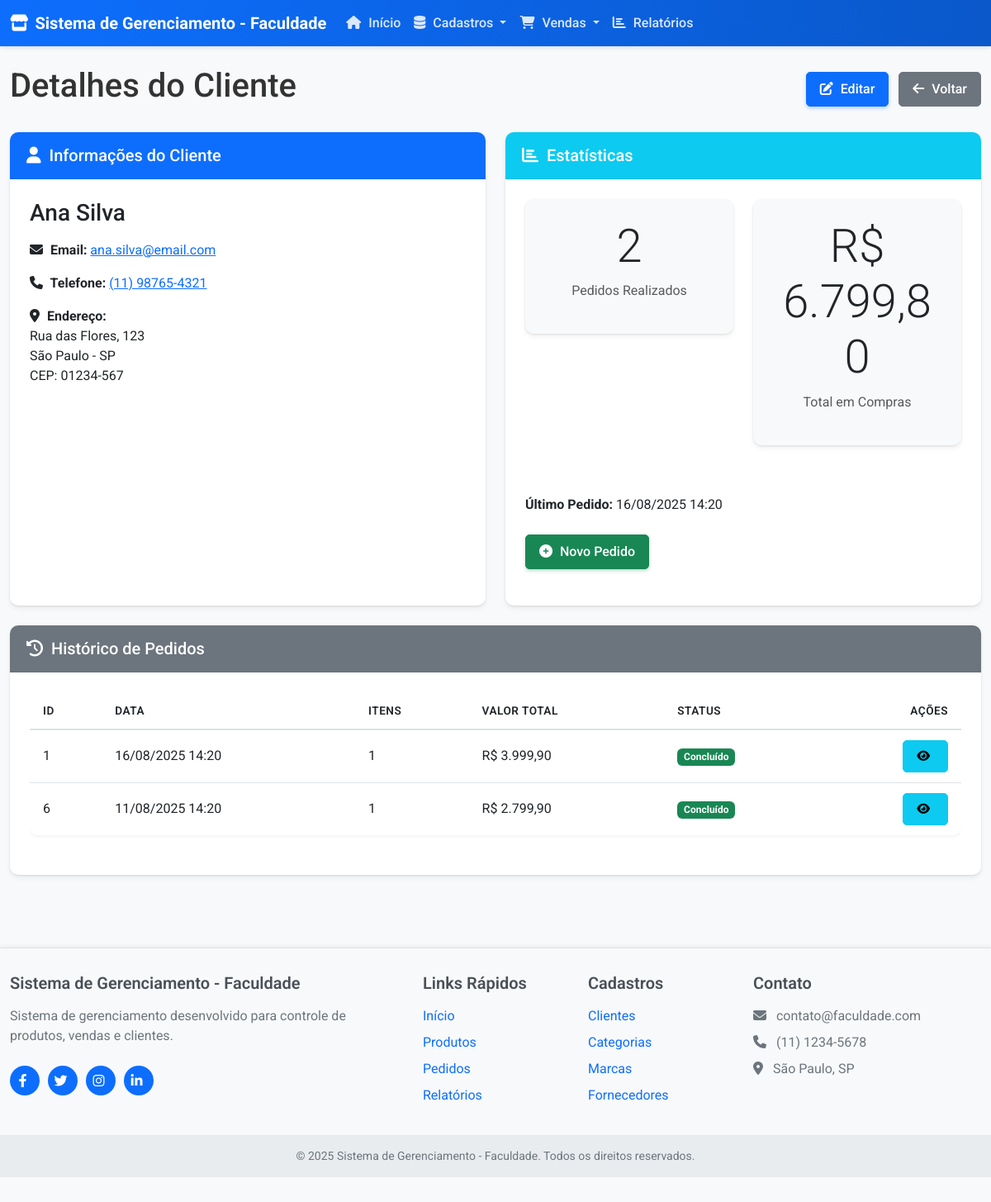
/pages/cliente-detalhes.php?id=1, run on the app's committed database.
### tables this page shows
CREATE TABLE IF NOT EXISTS cliente (
    IDCLIENTE INT AUTO_INCREMENT PRIMARY KEY,
    NOME VARCHAR(100) NOT NULL,
    EMAIL VARCHAR(100),
    TELEFONE VARCHAR(20),
    ENDERECO VARCHAR(200),
    CIDADE VARCHAR(100),
    ESTADO VARCHAR(2),
    CEP VARCHAR(10),
    DATACADASTRO TIMESTAMP DEFAULT CURRENT_TIMESTAMP
);

CREATE TABLE IF NOT EXISTS pedido (
    IDPEDIDO INT AUTO_INCREMENT PRIMARY KEY,
    IDCLIENTE INT,
    DATAPEDIDO TIMESTAMP DEFAULT CURRENT_TIMESTAMP,
    VALORTOTAL DECIMAL(10,2) NOT NULL DEFAULT 0,
    STATUS VARCHAR(50) DEFAULT 'Pendente',
    OBSERVACOES TEXT,
    FOREIGN KEY (IDCLIENTE) REFERENCES cliente(IDCLIENTE) ON DELETE SET NULL
);

### includes/database.php (called while the page is built, shortened)
<?php
class Database {
    private $host = DB_HOST;
    private $user = DB_USER;
    private $pass = DB_PASS;
    private $dbname = DB_NAME;
    private $conn;
    private $stmt;
    public function __construct() {
        $dsn = 'mysql:host=' . $this->host . ';dbname=' . $this->dbname;
        $options = array(
            PDO::ATTR_PERSISTENT => true,
            PDO::ATTR_ERRMODE => PDO::ERRMODE_EXCEPTION,
            PDO::ATTR_DEFAULT_FETCH_MODE => PDO::FETCH_ASSOC,
            PDO::MYSQL_ATTR_INIT_COMMAND => 'SET NAMES utf8'
        );
        try {
            $this->conn = new PDO($dsn, $this->user, $this->pass, $options);
        } catch(PDOException $e) {
            $this->error = $e->getMessage();
            echo 'Erro de conexão: ' . $this->error;
        }
    }
    public function query($sql, $params = []) {
        $this->stmt = $this->conn->prepare($sql);
        if (!empty($params)) {
            $i = 1;
            foreach ($params as $param) {
                $this->stmt->bindValue($i++, $param);
            }
        }
        $this->execute();
        return $this->stmt;
    }
    public function execute() {
        return $this->stmt->execute();
    }
}
?>

### pages/cliente-detalhes.php (the view, shortened to what this page needs)
<?php
require_once '../includes/database.php';
$db = new Database();
$id = (int)$_GET['id'];
$query = $db->query("SELECT * FROM cliente WHERE IDCLIENTE = ?", [$id]);
$cliente = $query ? $query->fetch() : null;
$query = $db->query(
    "SELECT
        COUNT(p.IDPEDIDO) as total_pedidos,
        SUM(p.VALORTOTAL) as valor_total_pedidos,
        MAX(p.DATAPEDIDO) as ultimo_pedido
    FROM pedido p
    WHERE p.IDCLIENTE = ?",
    [$id]
);
$estatisticas = $query ? $query->fetch() : [
    'total_pedidos' => 0,
    'valor_total_pedidos' => 0,
    'ultimo_pedido' => null
];
$query = $db->query(
    "SELECT
        p.IDPEDIDO,
        p.DATAPEDIDO,
        p.VALORTOTAL,
        p.STATUS,
        COUNT(i.IDITEM) as total_itens
    FROM pedido p
    LEFT JOIN item_pedido i ON p.IDPEDIDO = i.IDPEDIDO
    WHERE p.IDCLIENTE = ?
    GROUP BY p.IDPEDIDO
    ORDER BY p.DATAPEDIDO DESC
    LIMIT 10",
    [$id]
);
$pedidos = $query ? $query->fetchAll() : [];
include '../includes/header.php';
?>
<div class="d-flex justify-content-between align-items-center mb-4">
    <h1>Detalhes do Cliente</h1>
    <div>
        <a href="cliente-form.php?id=<?php echo $cliente['IDCLIENTE']; ?>" class="btn btn-primary">
            <i class="fas fa-edit"></i> Editar
        </a>
        <a href="clientes.php" class="btn btn-secondary ms-2">
            <i class="fas fa-arrow-left"></i> Voltar
        </a>
    </div>
</div>
<div class="row">
    <div class="col-md-6 mb-4">
        <div class="card h-100">
            <div class="card-header bg-primary text-white">
                <h5 class="card-title mb-0"><i class="fas fa-user"></i> Informações do Cliente</h5>
            </div>
            <div class="card-body">
                <h3 class="mb-3"><?php echo $cliente['NOME']; ?></h3>
                <div class="mb-3">
                    <strong><i class="fas fa-envelope"></i> Email:</strong>
                    <?php if (!empty($cliente['EMAIL'])): ?>
                        <a href="mailto:<?php echo $cliente['EMAIL']; ?>"><?php echo $cliente['EMAIL']; ?></a>
                    <?php else: ?>
                        <span class="text-muted">Não informado</span>
                    <?php endif; ?>
                </div>
                <div class="mb-3">
                    <strong><i class="fas fa-phone"></i> Telefone:</strong>
                    <?php if (!empty($cliente['TELEFONE'])): ?>
                        <a href="tel:<?php echo $cliente['TELEFONE']; ?>"><?php echo $cliente['TELEFONE']; ?></a>
                    <?php else: ?>
                        <span class="text-muted">Não informado</span>
                    <?php endif; ?>
                </div>
                <div class="mb-3">
                    <strong><i class="fas fa-map-marker-alt"></i> Endereço:</strong>
                    <?php if (!empty($cliente['ENDERECO'])): ?>
                        <address>
                            <?php echo $cliente['ENDERECO']; ?><br>
                            <?php if (!empty($cliente['CIDADE']) || !empty($cliente['ESTADO'])): ?>
                                <?php echo !empty($cliente['CIDADE']) ? $cliente['CIDADE'] : ''; ?>
                                <?php echo !empty($cliente['ESTADO']) ? ' - ' . $cliente['ESTADO'] : ''; ?><br>
                            <?php endif; ?>
                            <?php echo !empty($cliente['CEP']) ? 'CEP: ' . $cliente['CEP'] : ''; ?>
                        </address>
                    <?php else: ?>
                        <span class="text-muted">Não informado</span>
                    <?php endif; ?>
                </div>
            </div>
        </div>
    </div>
    <div class="col-md-6 mb-4">
        <div class="card h-100">
            <div class="card-header bg-info text-white">
                <h5 class="card-title mb-0"><i class="fas fa-chart-bar"></i> Estatísticas</h5>
            </div>
            <div class="card-body">
                <div class="row">
                    <div class="col-md-6 mb-4">
                        <div class="card bg-light">
                            <div class="card-body text-center">
                                <h2 class="display-4"><?php echo $estatisticas['total_pedidos'] ?: 0; ?></h2>
                                <p class="text-muted">Pedidos Realizados</p>
                            </div>
                        </div>
                    </div>
                    <div class="col-md-6 mb-4">
                        <div class="card bg-light">
                            <div class="card-body text-center">
                                <h2 class="display-4">
                                    R$ <?php echo number_format($estatisticas['valor_total_pedidos'] ?: 0, 2, ',', '.'); ?>
                                </h2>
                                <p class="text-muted">Total em Compras</p>
                            </div>
                        </div>
                    </div>
                </div>
                <div class="mt-3">
                    <strong>Último Pedido:</strong>
                    <?php if (!empty($estatisticas['ultimo_pedido'])): ?>
                        <?php echo date('d/m/Y H:i', strtotime($estatisticas['ultimo_pedido'])); ?>
                    <?php else: ?>
                        <span class="text-muted">Nenhum pedido realizado</span>
                    <?php endif; ?>
                </div>
                <div class="mt-4">
                    <a href="pedido-form.php?cliente=<?php echo $cliente['IDCLIENTE']; ?>" class="btn btn-success">
                        <i class="fas fa-plus-circle"></i> Novo Pedido
                    </a>
                </div>
            </div>
        </div>
    </div>
</div>
<div class="card mb-4">
    <div class="card-header bg-secondary text-white">
        <h5 class="card-title mb-0"><i class="fas fa-history"></i> Histórico de Pedidos</h5>
    </div>
    <div class="card-body">
        <?php if (count($pedidos) > 0): ?>
            <div class="table-responsive">
                <table class="table table-hover">
                    <thead>
                        <tr>
                            <th>ID</th>
                            <th>Data</th>
                            <th>Itens</th>
                            <th>Valor Total</th>
                            <th>Status</th>
                            <th class="text-end">Ações</th>
                        </tr>
                    </thead>
                    <tbody>
                        <?php foreach ($pedidos as $pedido): ?>
                            <tr>
                                <td><?php echo $pedido['IDPEDIDO']; ?></td>
                                <td><?php echo date('d/m/Y H:i', strtotime($pedido['DATAPEDIDO'])); ?></td>
                                <td><?php echo $pedido['total_itens']; ?></td>
                                <td>R$ <?php echo number_format($pedido['VALORTOTAL'], 2, ',', '.'); ?></td>
                                <td>
                                    <?php
                                    $statusClass = '';
                                    switch ($pedido['STATUS']) {
                                        case 'Concluído':
                                            $statusClass = 'success';
                                            break;
                                    }
                                    ?>
                                    <span class="badge bg-<?php echo $statusClass; ?>">
                                        <?php echo $pedido['STATUS']; ?>
                                    </span>
                                </td>
                                <td class="text-end">
                                    <a href="pedido-detalhes.php?id=<?php echo $pedido['IDPEDIDO']; ?>" class="btn btn-sm btn-info">
                                        <i class="fas fa-eye"></i>
                                    </a>
                                </td>
                            </tr>
                        <?php endforeach; ?>
                    </tbody>
                </table>
            </div>
        <?php else: ?>
            <div class="alert alert-info">
                <i class="fas fa-info-circle"></i> Este cliente ainda não realizou nenhum pedido.
            </div>
        <?php endif; ?>
    </div>
</div>
<?php
include '../includes/footer.php';
?>

### assets/css/style.css (style rules this page uses)
body { font-family: 'Roboto', sans-serif; background-color: #f8f9fa; color: #333; min-height: 100vh; display: flex; flex-direction: column; }
.card { border-radius: 10px; box-shadow: 0 4px 6px rgba(0, 0, 0, 0.05), 0 1px 3px rgba(0, 0, 0, 0.1); transition: transform 0.3s, box-shadow 0.3s; margin-bottom: 20px; border: none; overflow: hidden; }
.card-header { font-weight: bold; background-color: #f8f9fa; border-bottom: 1px solid rgba(0, 0, 0, 0.05); padding: 1rem 1.25rem; }
.card-header.bg-primary, .card-header.bg-success, .card-header.bg-info, .card-header.bg-warning, .card-header.bg-danger, .card-header.bg-secondary, .card-header.bg-dark { color: white; font-weight: 600; }
.card-body { padding: 1.5rem; }
.btn { border-radius: 5px; padding: 0.5rem 1rem; transition: all 0.3s ease; position: relative; overflow: hidden; font-weight: 500; }
.btn::after { content: ''; position: absolute; top: 50%; left: 50%; width: 0; height: 0; background-color: rgba(255, 255, 255, 0.2); border-radius: 50%; transform: translate(-50%, -50%); transition: width 0.5s, height 0.5s; z-index: 1; pointer-events: none; }
.btn i { margin-right: 5px; }
.btn-primary { background-color: #0d6efd; border-color: #0d6efd; box-shadow: 0 2px 4px rgba(13, 110, 253, 0.3); }
.btn-success { background-color: #198754; border-color: #198754; box-shadow: 0 2px 4px rgba(25, 135, 84, 0.3); }
.table { background-color: #fff; border-radius: 10px; overflow: hidden; box-shadow: 0 2px 4px rgba(0, 0, 0, 0.05); margin-bottom: 1.5rem; }
.table-responsive { border-radius: 10px; overflow: hidden; }
.table thead { background-color: #f1f4f9; }
.table th { font-weight: 600; border-bottom: 2px solid #dee2e6; text-transform: uppercase; font-size: 0.85rem; letter-spacing: 0.5px; padding: 0.75rem 1rem; vertical-align: middle; }
.table tbody td { padding: 0.75rem 1rem; vertical-align: middle; }
.table tbody tr:last-child td { border-bottom: none; }
.fa, .fas, .far, .fab { margin-right: 5px; }

### assets/css/animations.css (style rules this page uses)
.hover-lift { transition: transform 0.3s ease, box-shadow 0.3s ease; }
.fade-in-element { opacity: 0; animation: fadeInAnimation 0.8s ease forwards; }
.btn-ripple { position: relative; overflow: hidden; }

### data on the page
cliente: NOME "Ana Silva", EMAIL "ana.silva@email.com", TELEFONE "(11) 98765-4321", ENDERECO "Rua das Flores, 123", CIDADE "São Paulo", ESTADO "SP", CEP "01234-567"
pedido: IDPEDIDO "1", DATAPEDIDO "16/08/2025 14:20", total_itens "1", VALORTOTAL "3.999,90", STATUS "Concluído"
pedido: IDPEDIDO "6", DATAPEDIDO "11/08/2025 14:20", total_itens "1", VALORTOTAL "2.799,90", STATUS "Concluído"

### other printed values
SITE_NAME "Sistema de Gerenciamento - Faculdade"
$estatisticas['total_pedidos'] ?: 0 "2"
$estatisticas['valor_total_pedidos'] ?: 0 "6.799,80"
date('d/m/Y H:i', strtotime($estatisticas['ultimo_pedido'])) "16/08/2025 14:20"
